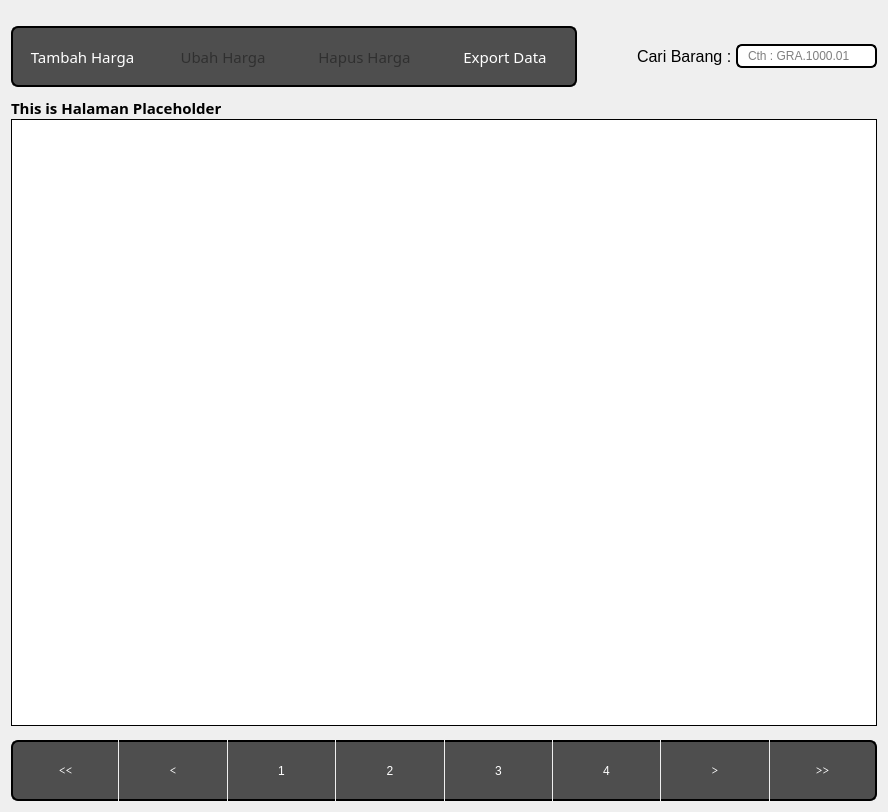
<?xml version="1.0" encoding="UTF-8"?>
<ui version="4.0">
 <class>Form</class>
 <widget class="QWidget" name="Form">
  <property name="geometry">
   <rect>
    <x>0</x>
    <y>0</y>
    <width>888</width>
    <height>812</height>
   </rect>
  </property>
  <property name="windowTitle">
   <string>Form</string>
  </property>
  <layout class="QHBoxLayout" name="horizontalLayout_3">
   <item>
    <layout class="QVBoxLayout" name="verticalLayout">
     <property name="spacing">
      <number>0</number>
     </property>
     <property name="topMargin">
      <number>0</number>
     </property>
     <property name="bottomMargin">
      <number>0</number>
     </property>
     <item>
      <layout class="QHBoxLayout" name="horizontalLayout">
       <property name="spacing">
        <number>0</number>
       </property>
       <property name="leftMargin">
        <number>0</number>
       </property>
       <property name="topMargin">
        <number>15</number>
       </property>
       <property name="rightMargin">
        <number>0</number>
       </property>
       <property name="bottomMargin">
        <number>10</number>
       </property>
       <item>
        <widget class="QPushButton" name="addButton">
         <property name="enabled">
          <bool>true</bool>
         </property>
         <property name="sizePolicy">
          <sizepolicy hsizetype="Expanding" vsizetype="Fixed">
           <horstretch>0</horstretch>
           <verstretch>0</verstretch>
          </sizepolicy>
         </property>
         <property name="minimumSize">
          <size>
           <width>0</width>
           <height>61</height>
          </size>
         </property>
         <property name="font">
          <font>
           <family>Sans Serif Collection</family>
           <pointsize>11</pointsize>
          </font>
         </property>
         <property name="styleSheet">
          <string notr="true">QPushButton {color:white; background-color:#4E4E4E;border:2px solid black;border-right:0px;
border-top-left-radius: 7px;
border-bottom-left-radius: 7px;
padding: 0 8px;}




QPushButton:hover:!pressed {
 background-color:#262626;
border-style:inset
}

QPushButton:hover {
 background-color:#171717
}


</string>
         </property>
         <property name="text">
          <string>Tambah Harga</string>
         </property>
        </widget>
       </item>
       <item>
        <widget class="QPushButton" name="editButton">
         <property name="enabled">
          <bool>false</bool>
         </property>
         <property name="sizePolicy">
          <sizepolicy hsizetype="Expanding" vsizetype="Fixed">
           <horstretch>0</horstretch>
           <verstretch>51</verstretch>
          </sizepolicy>
         </property>
         <property name="minimumSize">
          <size>
           <width>0</width>
           <height>61</height>
          </size>
         </property>
         <property name="font">
          <font>
           <family>Sans Serif Collection</family>
           <pointsize>11</pointsize>
          </font>
         </property>
         <property name="styleSheet">
          <string notr="true">QPushButton:disabled {
    color: rgba(0,0, 0, 100)
}

QPushButton {color:white; background-color:#4E4E4E;border:2px solid black;border-right:0px;border-left:0px;
padding: 0 8px;
}

QPushButton:hover:!pressed {
 background-color: #262626;
border-style:inset
}

QPushButton:hover {
 background-color:#171717
}





QPushButton:hover {
  background-color:rgb(61, 61, 61)
}

</string>
         </property>
         <property name="text">
          <string>Ubah Harga</string>
         </property>
        </widget>
       </item>
       <item>
        <widget class="QPushButton" name="deleteButton">
         <property name="enabled">
          <bool>false</bool>
         </property>
         <property name="sizePolicy">
          <sizepolicy hsizetype="Expanding" vsizetype="Fixed">
           <horstretch>0</horstretch>
           <verstretch>0</verstretch>
          </sizepolicy>
         </property>
         <property name="minimumSize">
          <size>
           <width>0</width>
           <height>61</height>
          </size>
         </property>
         <property name="font">
          <font>
           <family>Sans Serif Collection</family>
           <pointsize>11</pointsize>
          </font>
         </property>
         <property name="styleSheet">
          <string notr="true">QPushButton:disabled {
    color: rgba(0,0, 0, 100)
}

QPushButton {color:white; background-color:#4E4E4E;border:2px solid black;border-right:0px;border-left:0px;
padding: 0 8px;
}

QPushButton:hover:!pressed {
 background-color: #262626;
border-style:inset
}

QPushButton:hover {
 background-color:#171717
}





QPushButton:hover {
  background-color:rgb(61, 61, 61)
}

</string>
         </property>
         <property name="text">
          <string>Hapus Harga</string>
         </property>
        </widget>
       </item>
       <item>
        <widget class="QPushButton" name="exportButton">
         <property name="sizePolicy">
          <sizepolicy hsizetype="Expanding" vsizetype="Fixed">
           <horstretch>0</horstretch>
           <verstretch>0</verstretch>
          </sizepolicy>
         </property>
         <property name="minimumSize">
          <size>
           <width>0</width>
           <height>61</height>
          </size>
         </property>
         <property name="font">
          <font>
           <family>Sans Serif Collection</family>
           <pointsize>11</pointsize>
          </font>
         </property>
         <property name="styleSheet">
          <string notr="true">QPushButton:disabled {
    color: rgba(0,0, 0, 100)
}

QPushButton {color:white; background-color:#4E4E4E;border:2px solid black;border-left:0px;border-top-right-radius: 7px;
border-bottom-right-radius: 7px;
padding: 0 8px;
}

QPushButton:hover:!pressed {
 background-color: #262626;
border-style:inset
}

QPushButton:hover {
 background-color:#171717
}
</string>
         </property>
         <property name="text">
          <string>Export Data</string>
         </property>
        </widget>
       </item>
       <item>
        <spacer name="horizontalSpacer_2">
         <property name="orientation">
          <enum>Qt::Horizontal</enum>
         </property>
         <property name="sizeType">
          <enum>QSizePolicy::Minimum</enum>
         </property>
         <property name="sizeHint" stdset="0">
          <size>
           <width>60</width>
           <height>20</height>
          </size>
         </property>
        </spacer>
       </item>
       <item>
        <widget class="QLabel" name="label">
         <property name="styleSheet">
          <string notr="true">color:black;</string>
         </property>
         <property name="text">
          <string>&lt;html&gt;&lt;head/&gt;&lt;body&gt;&lt;p&gt;&lt;span style=&quot; font-size:12pt;&quot;&gt;Cari Barang : &lt;/span&gt;&lt;/p&gt;&lt;/body&gt;&lt;/html&gt;</string>
         </property>
        </widget>
       </item>
       <item>
        <widget class="QLineEdit" name="searchField">
         <property name="sizePolicy">
          <sizepolicy hsizetype="Expanding" vsizetype="Fixed">
           <horstretch>0</horstretch>
           <verstretch>0</verstretch>
          </sizepolicy>
         </property>
         <property name="minimumSize">
          <size>
           <width>0</width>
           <height>24</height>
          </size>
         </property>
         <property name="maximumSize">
          <size>
           <width>16777215</width>
           <height>24</height>
          </size>
         </property>
         <property name="font">
          <font>
           <pointsize>9</pointsize>
          </font>
         </property>
         <property name="styleSheet">
          <string notr="true">border: 2px solid black;
border-radius: 6px;
padding: 0 8px;
min-height: 20px ;
max-height:20px;
selection-background-color: gray;
color:black
</string>
         </property>
         <property name="placeholderText">
          <string>Cth : GRA.1000.01</string>
         </property>
        </widget>
       </item>
      </layout>
     </item>
     <item>
      <widget class="QLabel" name="jumlah_halaman">
       <property name="font">
        <font>
         <family>Arial Black</family>
         <pointsize>11</pointsize>
         <weight>75</weight>
         <bold>true</bold>
        </font>
       </property>
       <property name="text">
        <string>This is Halaman Placeholder</string>
       </property>
      </widget>
     </item>
     <item>
      <widget class="QTableView" name="katalogTable">
       <property name="sizePolicy">
        <sizepolicy hsizetype="Preferred" vsizetype="Expanding">
         <horstretch>0</horstretch>
         <verstretch>0</verstretch>
        </sizepolicy>
       </property>
       <property name="autoFillBackground">
        <bool>false</bool>
       </property>
       <property name="styleSheet">
        <string notr="true">QTableView{

border: 1px solid black ;

border-color:black;


}


QTableView QTableCornerButton::section {
  background-color: qlineargradient(x1:0, y1:0, x2:0, y2:1,
                                      stop:0 #616161, stop: 0.5 #000000,
                                      stop: 0.6 #000000, stop:1 #656565); }

QHeaderView::section {
    background-color: qlineargradient(x1:0, y1:0, x2:0, y2:1,
                                      stop:0 #616161, stop: 0.5 #000000,
                                      stop: 0.6 #000000, stop:1 #656565);
    color: white;
    padding-left: 4px;
    border: 1px solid #B5B5B5;

}

</string>
       </property>
       <property name="sizeAdjustPolicy">
        <enum>QAbstractScrollArea::AdjustToContents</enum>
       </property>
       <property name="editTriggers">
        <set>QAbstractItemView::NoEditTriggers</set>
       </property>
       <property name="dragDropOverwriteMode">
        <bool>false</bool>
       </property>
       <property name="selectionMode">
        <enum>QAbstractItemView::SingleSelection</enum>
       </property>
       <property name="selectionBehavior">
        <enum>QAbstractItemView::SelectRows</enum>
       </property>
       <property name="verticalScrollMode">
        <enum>QAbstractItemView::ScrollPerItem</enum>
       </property>
       <property name="showGrid">
        <bool>true</bool>
       </property>
       <property name="sortingEnabled">
        <bool>false</bool>
       </property>
       <attribute name="horizontalHeaderMinimumSectionSize">
        <number>100</number>
       </attribute>
       <attribute name="horizontalHeaderDefaultSectionSize">
        <number>100</number>
       </attribute>
       <attribute name="verticalHeaderCascadingSectionResizes">
        <bool>true</bool>
       </attribute>
      </widget>
     </item>
     <item>
      <layout class="QHBoxLayout" name="pageLayout">
       <property name="spacing">
        <number>1</number>
       </property>
       <property name="topMargin">
        <number>14</number>
       </property>
       <item>
        <widget class="QPushButton" name="start">
         <property name="sizePolicy">
          <sizepolicy hsizetype="Expanding" vsizetype="Fixed">
           <horstretch>0</horstretch>
           <verstretch>0</verstretch>
          </sizepolicy>
         </property>
         <property name="minimumSize">
          <size>
           <width>0</width>
           <height>61</height>
          </size>
         </property>
         <property name="font">
          <font>
           <family>MS Serif</family>
          </font>
         </property>
         <property name="styleSheet">
          <string notr="true">QPushButton {color:white; background-color:#4E4E4E;border:2px solid black;border-right:0px;
border-top-left-radius: 7px;
border-bottom-left-radius: 7px;
padding: 0 8px;}




QPushButton:hover:!pressed {
 background-color:#262626;
border-style:inset
}

QPushButton:hover {
 background-color:#171717
}


</string>
         </property>
         <property name="text">
          <string>&lt;&lt;</string>
         </property>
        </widget>
       </item>
       <item>
        <widget class="QPushButton" name="previous">
         <property name="sizePolicy">
          <sizepolicy hsizetype="Expanding" vsizetype="Fixed">
           <horstretch>0</horstretch>
           <verstretch>0</verstretch>
          </sizepolicy>
         </property>
         <property name="minimumSize">
          <size>
           <width>0</width>
           <height>61</height>
          </size>
         </property>
         <property name="font">
          <font>
           <family>MS Serif</family>
          </font>
         </property>
         <property name="styleSheet">
          <string notr="true">QPushButton:disabled {
    color: rgba(0,0, 0, 100)
}

QPushButton {color:white; background-color:#4E4E4E;border:2px solid black;border-right:0px;border-left:0px;
padding: 0 8px;
}

QPushButton:hover:!pressed {
 background-color: #262626;
border-style:inset
}

QPushButton:hover {
 background-color:#171717
}





QPushButton:hover {
  background-color:rgb(61, 61, 61)
}

</string>
         </property>
         <property name="text">
          <string>&lt;</string>
         </property>
        </widget>
       </item>
       <item>
        <widget class="QPushButton" name="button1">
         <property name="sizePolicy">
          <sizepolicy hsizetype="Expanding" vsizetype="Fixed">
           <horstretch>0</horstretch>
           <verstretch>0</verstretch>
          </sizepolicy>
         </property>
         <property name="minimumSize">
          <size>
           <width>0</width>
           <height>61</height>
          </size>
         </property>
         <property name="styleSheet">
          <string notr="true">QPushButton { 
                            color:white; 
                            background-color:#4E4E4E;
                            border:2px solid;
                            padding: 0 8px;
							border-right:0px;
							border-left:0px;
                            }
                        QPushButton:disabled { 
                            color: rgba(0,0, 0, 100);
                            }
                        
                        QPushButton:hover:!pressed { 
                            background-color: #262626;
                            border-style:inset;
                            }
                        QPushButton:hover {
                            background-color:#171717;
                            }
                        QPushButton:hover {
                            background-color:rgb(61, 61, 61);
                            }</string>
         </property>
         <property name="text">
          <string>1</string>
         </property>
        </widget>
       </item>
       <item>
        <widget class="QPushButton" name="button2">
         <property name="sizePolicy">
          <sizepolicy hsizetype="Expanding" vsizetype="Fixed">
           <horstretch>0</horstretch>
           <verstretch>0</verstretch>
          </sizepolicy>
         </property>
         <property name="minimumSize">
          <size>
           <width>0</width>
           <height>61</height>
          </size>
         </property>
         <property name="styleSheet">
          <string notr="true">QPushButton { 
                            color:white; 
                            background-color:#4E4E4E;
                            border:2px solid;
                            padding: 0 8px;
							border-right:0px;
							border-left:0px;
                            }
                        QPushButton:disabled { 
                            color: rgba(0,0, 0, 100);
                            }
                        
                        QPushButton:hover:!pressed { 
                            background-color: #262626;
                            border-style:inset;
                            }
                        QPushButton:hover {
                            background-color:#171717;
                            }
                        QPushButton:hover {
                            background-color:rgb(61, 61, 61);
                            }</string>
         </property>
         <property name="text">
          <string>2</string>
         </property>
        </widget>
       </item>
       <item>
        <widget class="QPushButton" name="button3">
         <property name="sizePolicy">
          <sizepolicy hsizetype="Expanding" vsizetype="Fixed">
           <horstretch>0</horstretch>
           <verstretch>0</verstretch>
          </sizepolicy>
         </property>
         <property name="minimumSize">
          <size>
           <width>0</width>
           <height>61</height>
          </size>
         </property>
         <property name="styleSheet">
          <string notr="true">QPushButton { 
                            color:white; 
                            background-color:#4E4E4E;
                            border:2px solid;
                            padding: 0 8px;
							border-right:0px;
							border-left:0px;
                            }
                        QPushButton:disabled { 
                            color: rgba(0,0, 0, 100);
                            }
                        
                        QPushButton:hover:!pressed { 
                            background-color: #262626;
                            border-style:inset;
                            }
                        QPushButton:hover {
                            background-color:#171717;
                            }
                        QPushButton:hover {
                            background-color:rgb(61, 61, 61);
                            }</string>
         </property>
         <property name="text">
          <string>3</string>
         </property>
        </widget>
       </item>
       <item>
        <widget class="QPushButton" name="button4">
         <property name="sizePolicy">
          <sizepolicy hsizetype="Expanding" vsizetype="Fixed">
           <horstretch>0</horstretch>
           <verstretch>0</verstretch>
          </sizepolicy>
         </property>
         <property name="minimumSize">
          <size>
           <width>0</width>
           <height>61</height>
          </size>
         </property>
         <property name="styleSheet">
          <string notr="true">QPushButton { 
                            color:white; 
                            background-color:#4E4E4E;
                            border:2px solid;
                            padding: 0 8px;
							border-right:0px;
							border-left:0px;
                            }
                        QPushButton:disabled { 
                            color: rgba(0,0, 0, 100);
                            }
                        
                        QPushButton:hover:!pressed { 
                            background-color: #262626;
                            border-style:inset;
                            }
                        QPushButton:hover {
                            background-color:#171717;
                            }
                        QPushButton:hover {
                            background-color:rgb(61, 61, 61);
                            }</string>
         </property>
         <property name="text">
          <string>4</string>
         </property>
        </widget>
       </item>
       <item>
        <widget class="QPushButton" name="next">
         <property name="sizePolicy">
          <sizepolicy hsizetype="Expanding" vsizetype="Fixed">
           <horstretch>0</horstretch>
           <verstretch>0</verstretch>
          </sizepolicy>
         </property>
         <property name="minimumSize">
          <size>
           <width>0</width>
           <height>61</height>
          </size>
         </property>
         <property name="font">
          <font>
           <family>MS Serif</family>
          </font>
         </property>
         <property name="styleSheet">
          <string notr="true">QPushButton:disabled {
    color: rgba(0,0, 0, 100)
}

QPushButton {color:white; background-color:#4E4E4E;border:2px solid black;border-right:0px;border-left:0px;
padding: 0 8px;
}

QPushButton:hover:!pressed {
 background-color: #262626;
border-style:inset
}

QPushButton:hover {
 background-color:#171717
}





QPushButton:hover {
  background-color:rgb(61, 61, 61)
}

</string>
         </property>
         <property name="text">
          <string>&gt;</string>
         </property>
        </widget>
       </item>
       <item>
        <widget class="QPushButton" name="end">
         <property name="sizePolicy">
          <sizepolicy hsizetype="Expanding" vsizetype="Fixed">
           <horstretch>0</horstretch>
           <verstretch>0</verstretch>
          </sizepolicy>
         </property>
         <property name="minimumSize">
          <size>
           <width>0</width>
           <height>61</height>
          </size>
         </property>
         <property name="font">
          <font>
           <family>MS Serif</family>
          </font>
         </property>
         <property name="styleSheet">
          <string notr="true">QPushButton:disabled {
    color: rgba(0,0, 0, 100)
}

QPushButton {color:white; background-color:#4E4E4E;border:2px solid black;border-left:0px ;border-top-right-radius: 7px;
border-bottom-right-radius: 7px;
padding: 0 8px;
}

QPushButton:hover:!pressed {
 background-color: #262626;
border-style:inset
}

QPushButton:hover {
 background-color:#171717
}
</string>
         </property>
         <property name="text">
          <string>&gt;&gt;</string>
         </property>
        </widget>
       </item>
      </layout>
     </item>
    </layout>
   </item>
  </layout>
 </widget>
 <resources/>
 <connections/>
</ui>
